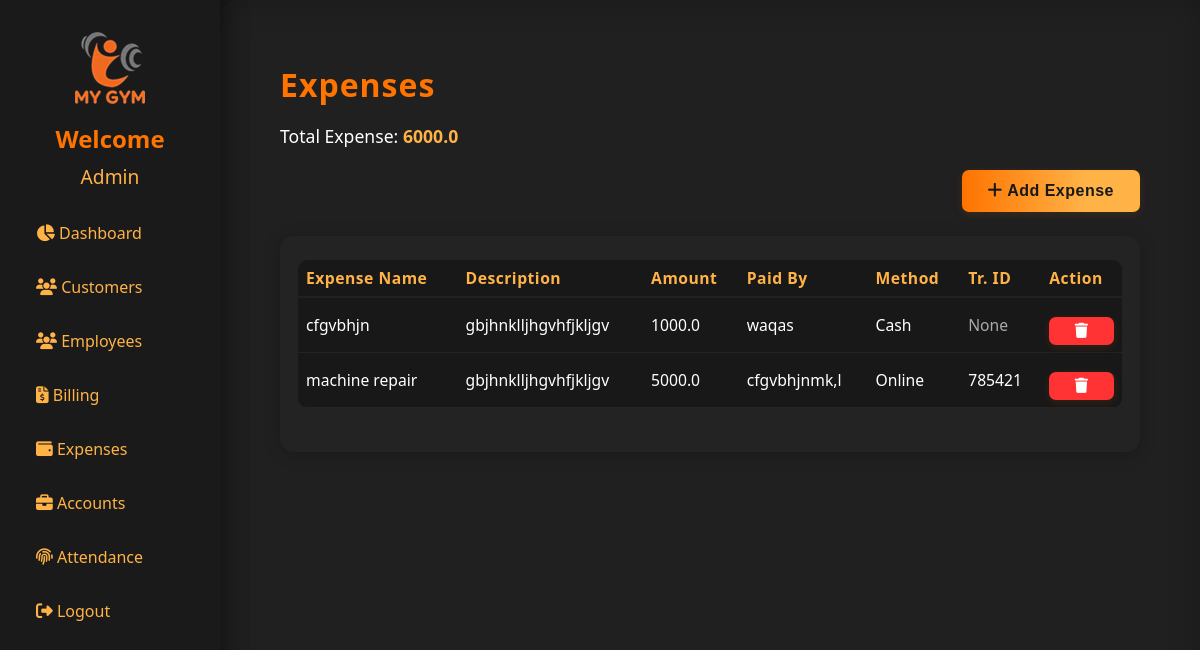
The app's page /expenses (signed in) with its own data.
### models.py (models this page shows, shortened)
class User(UserMixin, db.Model):
    id = db.Column(db.Integer, primary_key=True)
    username = db.Column(db.String(80), unique=True, nullable=False)
    password_hash = db.Column(db.String(128))
    thumb_id = db.Column(db.String(100))
    role_id = db.Column(db.String(100))

class Expense(db.Model):
    id = db.Column(db.Integer, primary_key=True)
    name = db.Column(db.String(120), nullable=False)
    description = db.Column(db.String(255), nullable=True)
    amount = db.Column(db.Float, nullable=False)
    paid_by = db.Column(db.String(120), nullable=False)  # Employee name
    payment_method = db.Column(db.String(50), nullable=False)
    transaction_id = db.Column(db.String(100), nullable=True)
    date = db.Column(db.DateTime, default=datetime.utcnow)

### app.py (the view)
@app.route('/expenses', methods=['GET', 'POST'])
@login_required
def expenses():
    employees = Employee.query.all()
    expenses = Expense.query.order_by(Expense.date.desc()).all()
    total_expense = sum(e.amount for e in expenses)
    return render_template('expenses.html', expenses=expenses, employees=employees, total_expense=total_expense)

### app.py (called while the page is built)
@login_manager.user_loader
def load_user(user_id):
    return db.session.get(User, int(user_id))

### templates/expenses.html (shortened to what this page needs)
{% extends "base.html" %}
{% block content %}
<h1 style="color:#ff7300; letter-spacing:1px; margin-bottom: 18px;">Expenses</h1>
<div style="font-size: 1.1em; margin-bottom: 10px; color: #fff;">
    Total Expense: <span style="color:#ffb347; font-weight:600;">{{ total_expense }}</span>
</div>
<div style="text-align: right; margin-bottom: 24px;">
  <button class="leet-btn" style="width:auto; padding:12px 26px; font-size:1em;" onclick="openAddExpenseModal()">
      <i class="fa fa-plus"></i> Add Expense
  </button>
</div>
<div class="customers-table-wrap">
    <table class="customers-table" style="font-size: 0.99em;">
        <thead>
            <tr>
                <th>Expense Name</th>
                <th>Description</th>
                <th>Amount</th>
                <th>Paid By</th>
                <th>Method</th>
                <th>Tr. ID</th>
                <th>Action</th>
            </tr>
        </thead>
        <tbody>
            {% for e in expenses %}
            <tr>
                <td>{{ e.name }}</td>
                <td>
                    {% if e.description and e.description|length > 20 %}
                        <span title="{{ e.description }}">{{ e.description[:20] }}&hellip;</span>
                    {% else %}
                        {{ e.description }}
                    {% endif %}
                </td>
                <td>{{ e.amount }}</td>
                <td>{{ e.paid_by }}</td>
                <td>{{ e.payment_method }}</td>
                <td>
                    {% if e.payment_method == 'Online' and e.transaction_id %}
                        {{ e.transaction_id }}
                    {% else %}
                        <span style="color:#aaa;">None</span>
                    {% endif %}
                </td>
                <td>
                    <form method="POST" action="{{ url_for('delete_expense', expense_id=e.id) }}" style="display:inline;">
                        <button type="submit" class="leet-btn delete-btn" style="padding: 6px 16px; font-size:0.92em;">
                            <i class="fa fa-trash"></i>
                        </button>
                    </form>
                </td>
            </tr>
            {% else %}
            <tr>
                <td colspan="7" style="text-align:center;">No expenses found.</td>
            </tr>
            {% endfor %}
        </tbody>
    </table>
</div>
{% endblock %}

### templates/base.html (shortened to what this page needs)
<!DOCTYPE html>
<html lang="en">
<head>
    <link rel="stylesheet" href="{{ url_for('static', filename='style.css') }}">
    <link rel="stylesheet" href="https://cdnjs.cloudflare.com/ajax/libs/font-awesome/6.4.2/css/all.min.css">
</head>
<body>
    {% if not hide_sidebar %}
    <div class="sidebar">
        <img src="{{ url_for('static', filename='logo.png') }}" class="logo-center"/>
        {% if current_user.is_authenticated %}
            <div style="text-align:center; margin-bottom: 2px;">
                <div style="font-size: 1.5em; color: #ff7300; font-weight: 600;">Welcome</div>
                {% if current_user.username|length > 12 %}
                    <div style="font-size: 1.2em; color: #ffb347; margin-top: 8px; word-break: break-word;"
                        title="{{ current_user.username|capitalize }}">
                        {{ current_user.username[:12]|capitalize }}&hellip;
                    </div>
                {% else %}
                    <div style="font-size: 1.2em; color: #ffb347; margin-top: 8px; word-break: break-word;">
                        {{ current_user.username|capitalize }}
                    </div>
                {% endif %}
            </div>
        {% else %}
            <div style="text-align:center; margin-bottom: 24px;">
                <div style="font-size: 1.5em; color: #ff7300; font-weight: 600;">Welcome to My Gym</div>
            </div>
        {% endif %}
        <ul>
            <li><a href="/"><i class="fa fa-chart-pie"></i> Dashboard</a></li>
            <li><a href="/customers"><i class="fa fa-users"></i> Customers</a></li>
            {% if current_user.role_id == '1' %}
                <li>
                    <a href="{{ url_for('employees') }}">
                        <i class="fa fa-users"></i> Employees
                    </a>
                </li>
                {% endif %}
            {% if current_user.role_id == '1' %}
                <li><a href="/billing"><i class="fa fa-file-invoice-dollar"></i> Billing</a></li>
            {% endif %}
            <li><a href="/expenses"><i class="fa fa-wallet"></i> Expenses</a></li>
            {% if current_user.role_id == '1' %}
            <li><a href="/accounts"><i class="fa fa-briefcase"></i> Accounts</a></li>
            {% endif %}
            <li><a href="/attendance"><i class="fa fa-fingerprint"></i> Attendance</a></li>
            <li><a href="/logout"><i class="fa fa-sign-out-alt"></i> Logout</a></li>
        </ul>
    </div>
    {% endif %}
    <div class="main-content{% if hide_sidebar %} no-sidebar{% endif %}">
        {% block content %}{% endblock %}
    </div>
</body>
</html>

### static/style.css (style rules this page uses)
body { margin: 0; font-family: 'Segoe UI', Arial, sans-serif; background: #181818; color: #fff; }
.leet-btn { background: linear-gradient(90deg, #ff7300, #ffb347 70%); color: #181818; border: none; font-size: 1.01em; font-weight: 600; padding: 14px 0; width: 100%; margin-top: 14px; border-radius: 7px; cursor: pointer; box-shadow: 0 2px 8px rgba(255,115,0,0.13); letter-spacing: 0.5px; transition: background 0.15s, color 0.15s; }
.sidebar { position: fixed; left: 0; top: 0; width: 220px; height: 100%; background: #1a1a1a; padding: 32px 0 0 0; box-shadow: 2px 0 24px #0006; display: flex; flex-direction: column; align-items: center; z-index: 100; }
.logo-center { display: block; margin: 0 auto 18px auto; max-width: 90px; }
.sidebar ul { list-style: none; padding: 0; width: 100%; }
.sidebar ul li { margin: 0; width: 100%; }
.sidebar ul li a { display: block; color: #ffb347; padding: 14px 36px; font-size: 1em; text-decoration: none; border-radius: 0 20px 20px 0; transition: background 0.18s, color 0.18s; margin-bottom: 4px; }
.main-content { margin-left: 220px; padding: 42px 5vw 32px 5vw; min-height: 100vh; background: #202020; box-shadow: 0 0 32px #0003 inset; border-radius: 18px 0 0 0; }
body, .main-content, .login-container { animation: fadein 0.7s; }
.customers-table-wrap { background: #232323; padding: 24px 18px; border-radius: 14px; box-shadow: 0 2px 18px #0003; overflow-x: auto; }
.customers-table { width: 100%; border-collapse: collapse; color: #fff; background: transparent; font-size: 0.97em; }
.customers-table th, .customers-table td { padding-top: 12px; padding-bottom: 12px; }
.customers-table { width: 100%; border-collapse: collapse; background: #181818; margin-bottom: 20px; border-radius: 10px; overflow: hidden; }
.customers-table th, .customers-table td { padding: 14px 10px; text-align: center; border-bottom: 1px solid #232323; font-size: 1em; }
.customers-table th { background: #232323; color: #ffb347; font-weight: 600; letter-spacing: 0.5px; border-bottom: 2px solid #ff7300; }
.customers-table tbody tr:last-child td { border-bottom: none; }
.customers-table th, .customers-table td { padding: 14px 18px; text-align: left; }
.customers-table th { background: #181818; color: #ffb347; font-weight: 600; letter-spacing: 0.5px; border-bottom: 2px solid #222; }
.customers-table tr { border-bottom: 1.5px solid #252525; transition: background 0.15s; }
.leet-btn { background: linear-gradient(90deg, #ff7300, #ffb347 70%); color: #181818; border: none; font-size: 1.1em; font-weight: 600; padding: 13px 0; width: 100%; border-radius: 7px; cursor: pointer; margin-top: 12px; box-shadow: 0 2px 8px rgba(255,115,0,0.13); letter-spacing: 0.5px; transition: background 0.15s, color 0.15s; }
.leet-btn.delete-btn { background:#ff3333; color:#fff; }
.fa { font-size: 1.05em; }
.customers-table th, .customers-table td { padding: 7px 8px; font-size: 0.99em; vertical-align: middle; }

### records on screen
User: username "Admin"
Expense: name "cfgvbhjn", description "gbjhnklljhgvhfjkljgv", amount "1000.0", paid_by "waqas", payment_method "Cash", shows "None"
Expense: name "machine repair", description "gbjhnklljhgvhfjkljgv", amount "5000.0", paid_by "cfgvbhjnmk,l", payment_method "Online", transaction_id "785421"

### other values on screen
{{ total_expense }} "6000.0"
